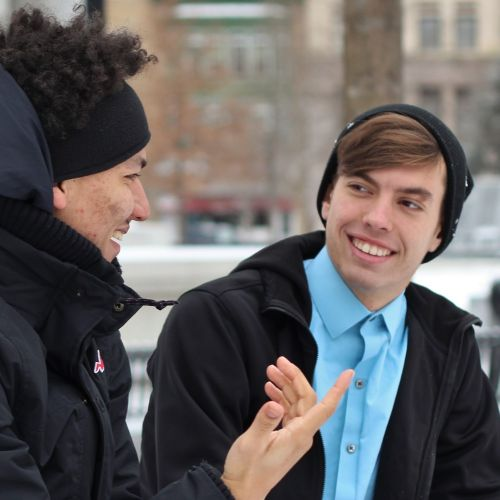
#> input picture anyo/img/f1.jpg, 500 x 500 px
$ python diff.py ../../../anyo/img/f1.jpg ../../../anyo/img/f38.jpg ../../../anyo/img/f38.jpg out.png
#> lines starting #> are read from the running program, lines starting #| are printed output that depends on the picture; after the words box and inside, x2 and y2 are one past the last pixel; in counts of white or black regions, pixels touching at a corner belong together
import sys
from PIL import Image, ImageChops
a=Image.open(sys.argv[1]).convert('RGB'); b=Image.open(sys.argv[2]).convert('RGB')
#> further down, a is the input picture: PIL image 500x500 RGB; mean R, G, B 99.9, 95.9, 95.6
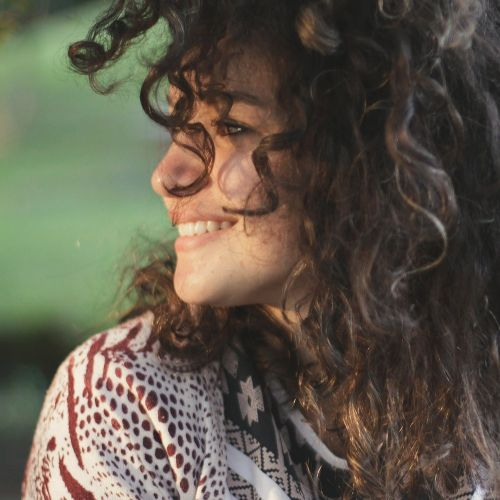
#> input picture anyo/img/f38.jpg, 500 x 500 px
#> further down, b is the input picture: PIL image 500x500 RGB; mean R, G, B 95.5, 88.7, 75
if a.size!=b.size: print('size',a.size,b.size); b=b.resize(a.size)
d=ImageChops.difference(a,b).convert('L')
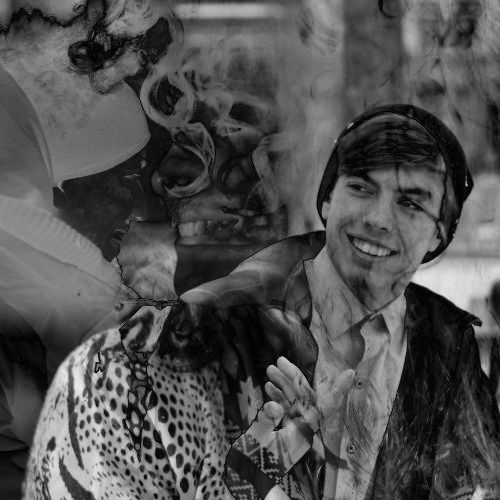
#> d: PIL image 500x500 L; min 0, max 238, mean 80.3
px=d.load(); w,h=d.size; n=0
#> after `w, h = d.size`: w = 500; h = 500
for y in range(h):
    for x in range(w):
        if px[x,y]>24: n+=1
#> after the loop, n = 210439
print(f'{sys.argv[3] if len(sys.argv)>3 else ""} differing pixels: {n} of {w*h} = {100*n/(w*h):.3f}%')
#| ../../../anyo/img/f38.jpg differing pixels: 210439 of 250000 = 84.176%
if len(sys.argv)>4:
    m=d.point(lambda v:255 if v>24 else 0)
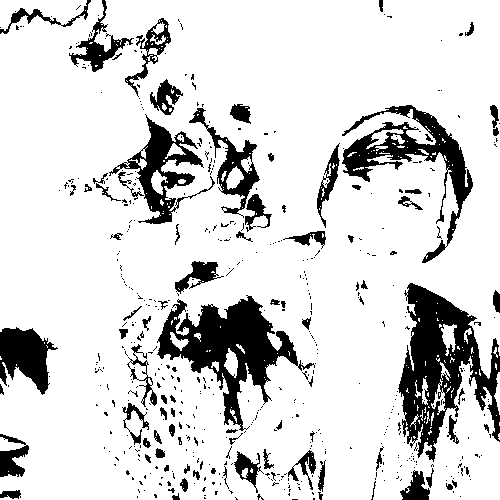
#> m: PIL image 500x500 L; 84.2% white; 530 black regions (444 under 20 px), largest, box (x1, y1, x2, y2) and area: (398, 283, 500, 462) 8197, (157, 295, 315, 431) 7278, (342, 105, 473, 263) 4686
    out=Image.blend(a.convert('L').convert('RGB'),Image.new('RGB',a.size,(255,255,255)),.6)
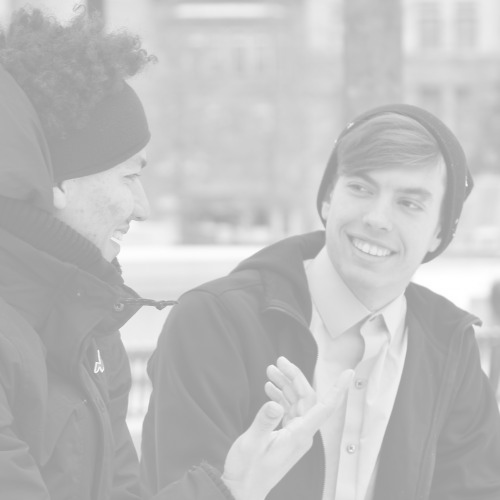
#> out: PIL image 500x500 RGB; min 153, max 255, mean 191.4
    red=Image.new('RGB',a.size,(230,30,30)); out.paste(red,mask=m); out.save(sys.argv[4])
#> after `red = Image.new('RGB', a.size, (230, 30, 30))`:
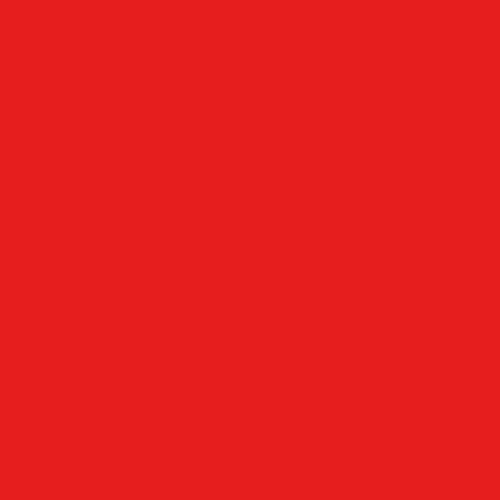
#> red: PIL image 500x500 RGB; mean R, G, B 230, 30, 30
#> after `out.paste(red, mask=m)`:
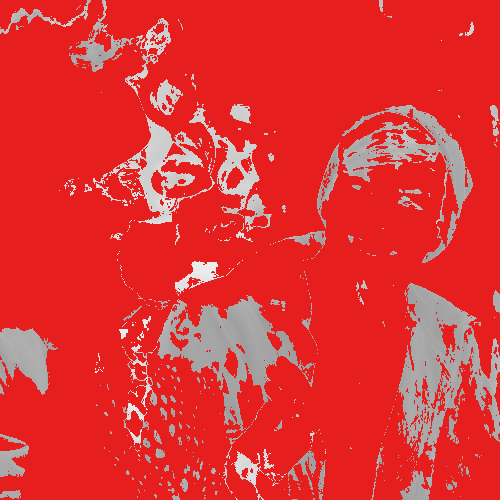
#> out: PIL image 500x500 RGB; mean R, G, B 222, 53.6, 53.6
